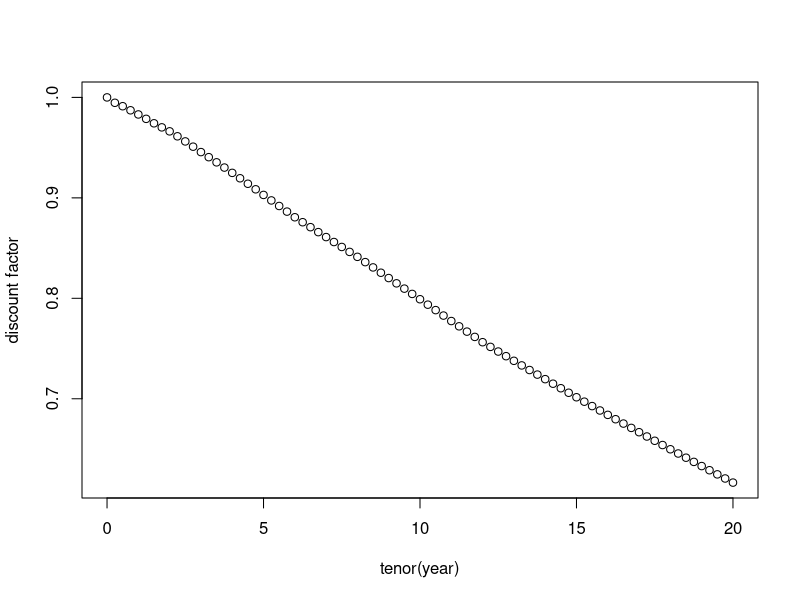

Reproduce this figure in R.

####  Interest Swap ####

term.raw <- c(0.25,0.5,0.75,1,1.5,2,3,4,5,6,8,9,10,11,12,15,20)
term.ma <- matrix(term.raw, nrow = 20, ncol= 1)
term.ma
rate.raw <- c(1.8,1.7325,1.7175,1.715,1.745,1.7225,1.8675,1.9525, 2.04, 2.1125, 2.155, 2.195, 2.2325, 2.275,2.31,2.345,2.395,2.51)
rate.ma <- matrix(rate.raw, nrow=20, ncol=1)
term.raw
rate.raw

term <- term.ma[,1]
rate<-rate.ma[,1]/100
f <- approxfun(term,rate)

tenor.set <- seq(0,20,0.25)
df <- NULL
df[1] <- 1
for ( i in 2:length(tenor.set)){
  irs_rate <- f(i*0.25-0.25)
  if(i==2) bunja <- 1
  else bunja <- 1- sum(df[2:(i-1)])*0.25*irs_rate
  df[i] <- bunja/(1+irs_rate*0.25)
}
dfx <- approxfun(tenor.set,df)
plot(tenor.set, df, xlab= "tenor(year)", ylab="discount factor", ylim = c(dfx(20),1))

### 2. valuation of interest swap ###

swap.value <- function(Tswap, fix_rate, payrec = 1, effective =0){
  payments <- seq(effective + 0.25, Tswap, 0.25)
  pv_fix_leg <- sum(dfx(payments)*fix_rate*0.25) #fixed-leg pv 
  if(effective==0) pv_float_leg <- 1-dfx(Tswap) #float leg pv(FRN(t=0) = FAceValue)
  else pv_float_leg <- dfx(effective)-dfx(Tswap)
  ans <- (pv_fix_leg - pv_float_leg)*payrec
  return(ans)
}

x <- swap.value(4, 1.9625/100)*10000
x

### 3. Forward Swap rate ###

calc.fsr <- function(Tfwd, Tswap){
  tset <- seq(Tfwd+0.25, Tfwd+Tswap, 0.25)
  bunja = 0
  bunmo = 0
  for (t in test){
    d0 = dfs(t-0.25)
    d1 = dfs(t)
    frate = (d0/d1-1)*4
    bunja = bunja + 0.25*frate*dfs(t)
    bunmo = bunmo + 0.25*dfs(t)
    
  }
  ans = bunja/bunmo
  return(ans)
}

